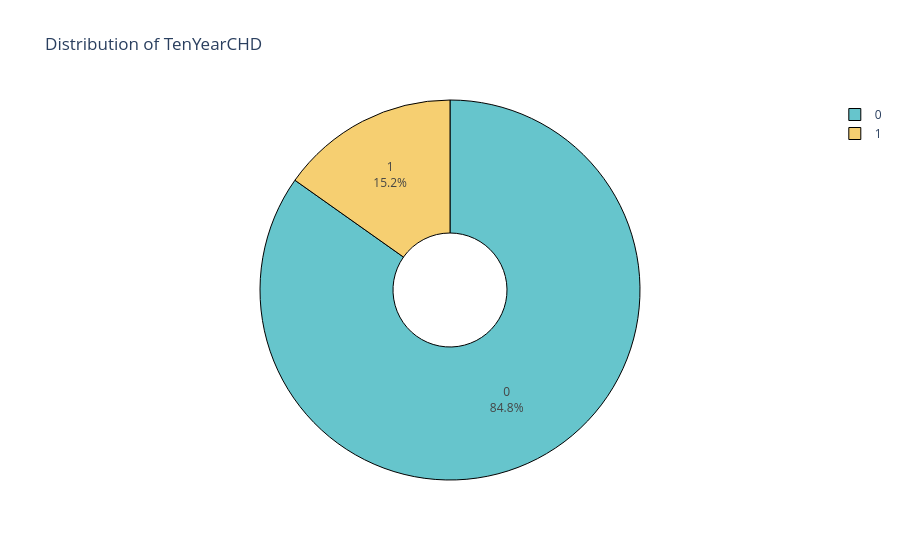

The notebook cell this image was saved under:
### Code cell
# Visual Representation of EDA
# Target Variable Distribution

if df is not None:
    try:
        fig = px.pie(data_frame=df, names='TenYearCHD', title="Distribution of TenYearCHD", hole=0.3, color_discrete_sequence=px.colors.qualitative.Pastel)
        fig.update_traces(textinfo='percent+label', marker=dict(line=dict(color="#000000", width=1)))
        fig.show()

        logging.info("Displayed pie chart for TenYearCHD distribution")
    except Exception as e:
        logging.error(f"Error plotting TenYearCHD distribution: {e}")

### Figure 1 — Plotly figure (JSON) as saved in the notebook; plotly's stock layout.template omitted (floating-point values rounded to 4 significant figures; data arrays with more than 128 entries replaced by an {"elided": "..."} marker saying what was removed)
{"data": [{"domain": {"x": [0, 1], "y": [0, 1]}, "hole": 0.3, "hovertemplate": "TenYearCHD=%{label}<extra></extra>", "labels": {"elided": "4238 int values"}, "legendgroup": "", "marker": {"line": {"color": "#000000", "width": 1}}, "name": "", "showlegend": true, "textinfo": "percent+label", "type": "pie"}], "layout": {"legend": {"tracegroupgap": 0}, "piecolorway": ["rgb(102, 197, 204)", "rgb(246, 207, 113)", "rgb(248, 156, 116)", "rgb(220, 176, 242)", "rgb(135, 197, 95)", "rgb(158, 185, 243)", "rgb(254, 136, 177)", "rgb(201, 219, 116)", "rgb(139, 224, 164)", "rgb(180, 151, 231)", "rgb(179, 179, 179)"], "title": {"text": "Distribution of TenYearCHD"}}}
